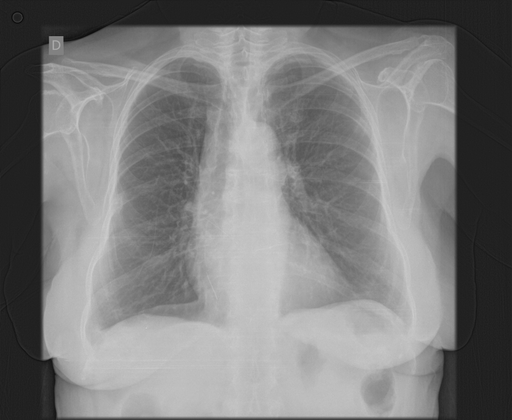
#> input picture week2/image1.png, 512 x 420 px
$ jupyter execute task2.ipynb
#> lines starting #> are read from the running program, lines starting #| are printed output that depends on the picture; after the words box and inside, x2 and y2 are one past the last pixel; in counts of white or black regions, pixels touching at a corner belong together
[cell 1]
import cv2
import numpy as np
import matplotlib.pyplot as plt
import matplotlib.gridspec as gridspec

[cell 2]
# LOAD IMAGES

img1_bgr = cv2.imread("image1.png")
#> img1_bgr is the input picture: shape (420, 512, 3); min 13, max 206, mean 124.2
img2_bgr = cv2.imread("image2.png")
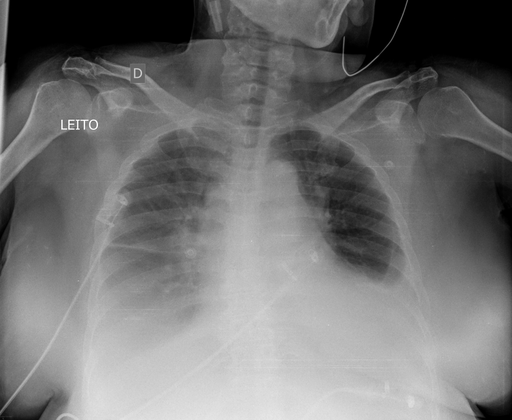
#> input picture week2/image2.png, 512 x 420 px
#> img2_bgr is the input picture: shape (420, 512, 3); min 0, max 255, mean 115.1


img1 = cv2.cvtColor(img1_bgr, cv2.COLOR_BGR2RGB)
img2 = cv2.cvtColor(img2_bgr, cv2.COLOR_BGR2RGB)

print("Image 1 shape:", img1.shape)
#| Image 1 shape: (420, 512, 3)
print("Image 2 shape:", img2.shape)
#| Image 2 shape: (420, 512, 3)

[cell 3]
# STEP 1 – GRAYSCALE CONVERSION

gray1 = cv2.cvtColor(img1_bgr, cv2.COLOR_BGR2GRAY)
gray2 = cv2.cvtColor(img2_bgr, cv2.COLOR_BGR2GRAY)

[cell 4]
# STEP 2 – HISTOGRAM VISUALIZATION

# A histogram counts how many pixels have each brightness level (0-255).
# A bright image has most values near 255; a dark image near 0.

[cell 5]
# STEP 3 – IMAGE RESIZING

resized1 = cv2.resize(img1, (200, 150))
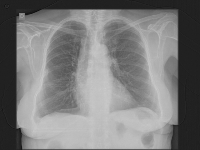
#> resized1: shape (150, 200, 3); min 16, max 204, mean 124.1
resized2 = cv2.resize(img2, (200, 150))
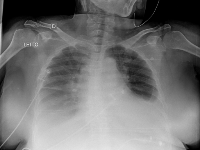
#> resized2: shape (150, 200, 3); min 0, max 229, mean 115

[cell 6]
# STEP 4 – EDGE DETECTION (Canny)

# Canny finds rapid intensity changes (edges) using two thresholds.
edges1 = cv2.Canny(gray1, threshold1=50, threshold2=150)
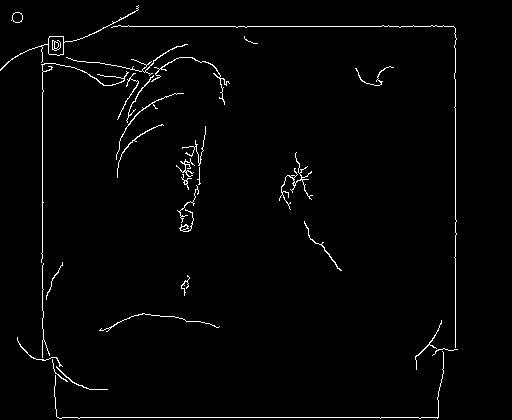
#> edges1: shape (420, 512); 1.9% white in thin lines or dots, all inside (x1, y1, x2, y2) = (0, 5, 458, 419)
edges2 = cv2.Canny(gray2, threshold1=50, threshold2=150)
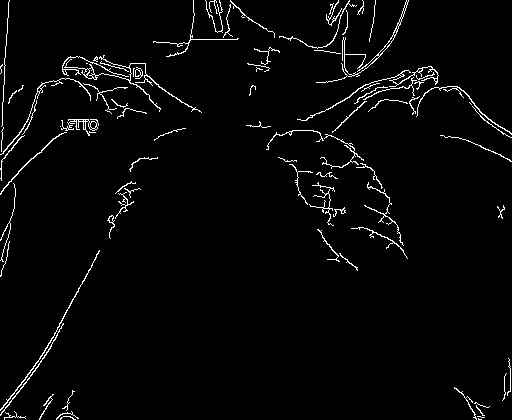
#> edges2: shape (420, 512); 2.9% white in thin lines or dots

[cell 7]
# STEP 5 – NOISE ADDITION

def add_gaussian_noise(image, mean=0, sigma=30):
#> called with mean = 0, sigma = 30
    noise = np.random.normal(mean, sigma, image.shape).astype(np.int16)
    noisy = np.clip(image.astype(np.int16) + noise, 0, 255).astype(np.uint8)
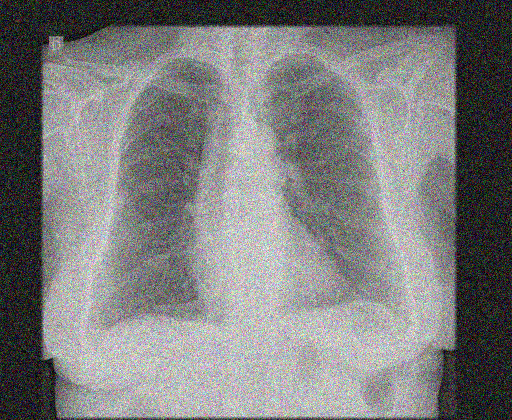
#> noisy: shape (420, 512, 3); mean R, G, B 124.8, 124.8, 124.7
    return noisy

noisy1 = add_gaussian_noise(img1)
noisy2 = add_gaussian_noise(img2)
#> call 2 of add_gaussian_noise, with mean = 0, sigma = 30
#> in add_gaussian_noise (call 2), `noisy = np.clip(image.astype(np.int16) + noise, 0, 255).astype(np.uint8)`:
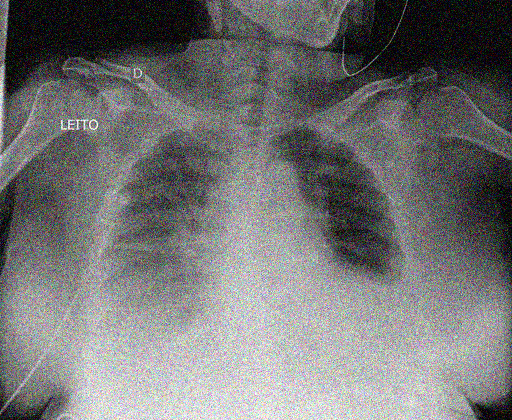
#> noisy: shape (420, 512, 3); mean R, G, B 116.1, 116.2, 116.2

[cell 8]
# STEP 6 – GAUSSIAN DENOISING

denoised1 = cv2.GaussianBlur(noisy1, ksize=(5, 5), sigmaX=1.5)
denoised2 = cv2.GaussianBlur(noisy2, ksize=(5, 5), sigmaX=1.5)

[cell 9]
# STEP 7 – PLOT EVERYTHING

fig = plt.figure(figsize=(18, 20))
fig.suptitle("Image Processing Pipeline", fontsize=18,
             fontweight="bold", y=0.98)

gs = gridspec.GridSpec(6, 4, figure=fig, hspace=0.45, wspace=0.3)

def show(ax, img, title, cmap=None):
    ax.imshow(img, cmap=cmap)
    ax.set_title(title, fontsize=10, fontweight="bold")
    ax.axis("off")

[cell 10]
# Row 0 – Original Images

show(fig.add_subplot(gs[0, 0]), img1, "Image 1 – Original")
show(fig.add_subplot(gs[0, 2]), img2, "Image 2 – Original (X-ray)")

[cell 11]
# Row 1 – Grayscale Images

show(fig.add_subplot(gs[1, 0]), gray1, "Image 1 – Grayscale", cmap="gray")
show(fig.add_subplot(gs[1, 2]), gray2, "Image 2 – Grayscale", cmap="gray")

[cell 12]
# Row 2 – Histograms

ax_h1 = fig.add_subplot(gs[2, :2])

for i, (col, label) in enumerate(
    zip(cv2.split(img1_bgr), ("Blue", "Green", "Red"))
):
    ax_h1.plot(
        cv2.calcHist([col], [0], None, [256], [0, 256]),
        color=["blue", "green", "red"][i],
        label=label,
        alpha=0.7,
    )
#> this loop made 3 passes
#> label on passes 1 to 3: 'Blue', 'Green', 'Red'

ax_h1.set_title("Image 1 – Histogram (RGB channels)", fontweight="bold")
ax_h1.set_xlabel("Pixel intensity")
ax_h1.set_ylabel("Count")
ax_h1.legend()

ax_h2 = fig.add_subplot(gs[2, 2:])
ax_h2.plot(
    cv2.calcHist([gray2], [0], None, [256], [0, 256]),
    color="gray"
)
ax_h2.set_title("Image 2 – Histogram (Grayscale)", fontweight="bold")
ax_h2.set_xlabel("Pixel intensity")
ax_h2.set_ylabel("Count")

[cell 13]
# Row 3 – Resized Images

show(fig.add_subplot(gs[3, 0]), resized1, "Image 1 – Resized (200×150)")
show(fig.add_subplot(gs[3, 2]), resized2, "Image 2 – Resized (200×150)")

[cell 14]
# Row 4 – Edge Detection

show(fig.add_subplot(gs[4, 0]), edges1, "Image 1 – Edges (Canny)", cmap="gray")
show(fig.add_subplot(gs[4, 2]), edges2, "Image 2 – Edges (Canny)", cmap="gray")

[cell 15]
# Row 5 – Noise and Denoising

show(fig.add_subplot(gs[5, 0]), noisy1, "Image 1 – Noisy")
show(fig.add_subplot(gs[5, 1]), denoised1, "Image 1 – Denoised (Gaussian)")
show(fig.add_subplot(gs[5, 2]), noisy2, "Image 2 – Noisy")
show(fig.add_subplot(gs[5, 3]), denoised2, "Image 2 – Denoised (Gaussian)")

[cell 16]
print("Number of axes:", len(fig.axes))

[cell 17]
# SAVE OUTPUT

fig.savefig(
    "image_output.png",
    dpi=130,
    bbox_inches="tight"
)
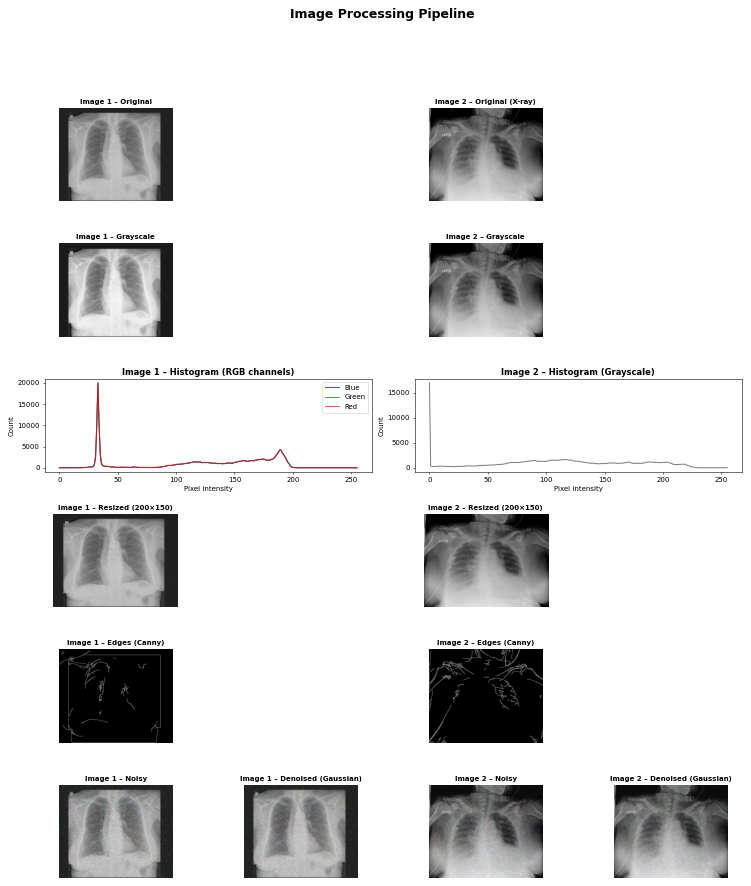
#> figure drawn by matplotlib, 14 panels; panel 5: curve peaks at x = 33, y = 20018; panel 5: curve peaks at x = 33, y = 20018; panel 5: curve peaks at x = 33, y = 20018; panel 6: curve peaks at x = 0, y = 17012

print("Saved → image_output.png")

display(fig)
